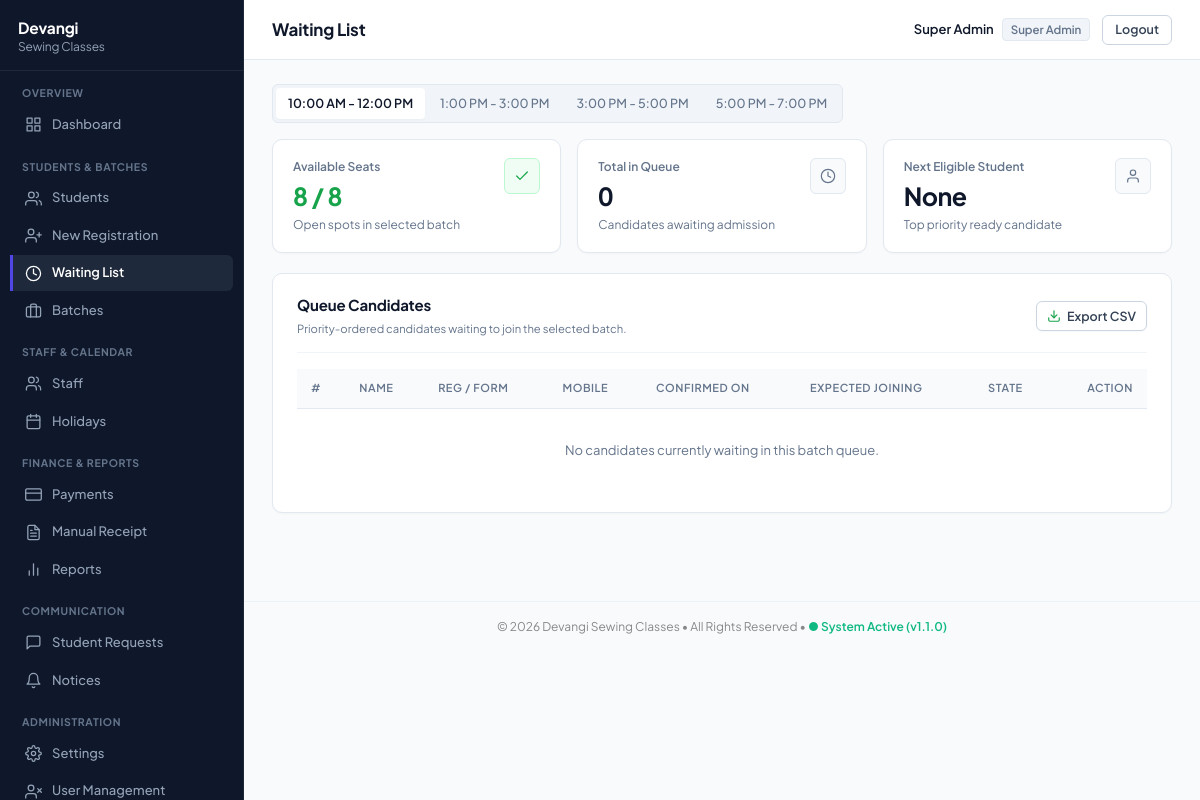
Page /public/waiting_list.php (signed in) on the committed database.
### tables this page shows
CREATE TABLE IF NOT EXISTS batches (
    id INT UNSIGNED AUTO_INCREMENT PRIMARY KEY,
    name VARCHAR(50) NOT NULL,              
    batch_days VARCHAR(100) DEFAULT NULL,   
    start_time TIME NOT NULL,
    end_time TIME NOT NULL,
    capacity INT UNSIGNED NOT NULL DEFAULT 8,
    is_active TINYINT(1) NOT NULL DEFAULT 1,
    created_at DATETIME DEFAULT CURRENT_TIMESTAMP,
    updated_at DATETIME DEFAULT CURRENT_TIMESTAMP ON UPDATE CURRENT_TIMESTAMP
);

### includes/functions.php (called while the page is built, shortened)
<?php
require_once __DIR__ . '/components/kpi_card.php';
require_once __DIR__ . '/components/export_button.php';
function e(?string $value): string
{
    return htmlspecialchars($value ?? '', ENT_QUOTES, 'UTF-8');
}

### config/database.php (called while the page is built, shortened)
<?php
class Database
{
    private static ?PDO $instance = null;
    public static function getConnection(): PDO
    {
        if (self::$instance === null) {
            $host = defined('DB_HOST') ? DB_HOST : env('DB_HOST', '127.0.0.1');
            $port = defined('DB_PORT') ? DB_PORT : env('DB_PORT', '3306');
            $name = defined('DB_NAME') ? DB_NAME : env('DB_NAME', 'devangi_sms');
            $user = defined('DB_USER') ? DB_USER : env('DB_USER', 'root');
            $pass = defined('DB_PASS') ? DB_PASS : env('DB_PASS', '');
            $charset = defined('DB_CHARSET') ? DB_CHARSET : env('DB_CHARSET', 'utf8mb4');
            $dsn = "mysql:host={$host};port={$port};dbname={$name};charset={$charset}";
            try {
                self::$instance = new PDO($dsn, $user, $pass, [
                    PDO::ATTR_ERRMODE => PDO::ERRMODE_EXCEPTION,
                    PDO::ATTR_DEFAULT_FETCH_MODE => PDO::FETCH_ASSOC,
                    PDO::ATTR_EMULATE_PREPARES => false,
                ]);
            } catch (PDOException $e) {
                $isDebug = (bool) env('APP_DEBUG', true);
                http_response_code(500);
                if (str_contains($_SERVER['REQUEST_URI'] ?? '', '/api/')) {
                    header('Content-Type: application/json');
                    echo json_encode([
                        'success' => false,
                        'error' => 'Database connection failed.',
                        'details' => $isDebug ? $e->getMessage() : null
                    ]);
                    exit;
                }
                die('Database connection failed. Please check your .env or config settings. ' .
                    ($isDebug ? '(' . htmlspecialchars($e->getMessage()) . ')' : ''));
            }
        }
        return self::$instance;
    }
}
if (!function_exists('db')) {
    function db(): PDO
    {
        return Database::getConnection();
    }
}

### includes/course_engine.php (called while the page is built, shortened)
<?php
require_once __DIR__ . '/functions.php';
function get_batch_capacity(int $batchId): int
{
    $stmt = db()->prepare("SELECT capacity FROM batches WHERE id = ?");
    $stmt->execute([$batchId]);
    return (int) $stmt->fetchColumn();
}
function count_active_students_in_batch(int $batchId): int
{
    $stmt = db()->prepare(
        "SELECT COUNT(*) FROM students WHERE joined_batch_id = ? AND status IN ('active','extended')"
    );
    $stmt->execute([$batchId]);
    return (int) $stmt->fetchColumn();
}

### includes/queue_engine.php (called while the page is built, shortened)
<?php
require_once __DIR__ . '/functions.php';
require_once __DIR__ . '/course_engine.php';
function get_next_eligible_student(int $batchId): ?array
{
    $stmt = db()->prepare(
        "SELECT wq.*, s.name, s.student_mobile, s.registration_no, s.form_no
         FROM waiting_queue wq
         JOIN students s ON s.id = wq.student_id
         WHERE wq.batch_id = ? AND wq.state IN ('waiting_ready','call_pending','called_call_later')
         ORDER BY wq.priority_date ASC
         LIMIT 1"
    );
    $stmt->execute([$batchId]);
    return $stmt->fetch() ?: null;
}
function get_batch_queue(int $batchId): array
{
    $pdo = db();
    $capacity = get_batch_capacity($batchId);
    $today = date('Y-m-d');
    $nowTime = date('H:i:s');
    $bStmt = $pdo->prepare("SELECT id, name, start_time, end_time FROM batches WHERE id = ?");
    $bStmt->execute([$batchId]);
    $batchInfo = $bStmt->fetch();
    $batchStartTime = $batchInfo['start_time'] ?? '00:00:00';
    $isBatchPassedToday = ($nowTime >= $batchStartTime);
    $tomorrow = (new DateTime($today))->modify('+1 day')->format('Y-m-d');
    $earliestAvailableDate = $isBatchPassedToday ? $tomorrow : $today;
    $stmtAct = $pdo->prepare(
        "SELECT id, name, final_expiry_date
         FROM students
         WHERE joined_batch_id = ? AND status IN ('active','extended')
         ORDER BY final_expiry_date ASC"
    );
    $stmtAct->execute([$batchId]);
    $activeStudents = $stmtAct->fetchAll();
    $validFutureStudents = [];
    $availableSeatsNow = max(0, $capacity - count($validFutureStudents));
    $seatVacancies = [];
    for ($s = 0; $s < $availableSeatsNow; $s++) {
        $seatVacancies[] = [
            'date' => $earliestAvailableDate,
            'is_currently_vacant' => true,
            'batch_passed_today' => $isBatchPassedToday,
            'batch_start_time' => $batchStartTime,
            'vacating_student_name' => null,
            'vacating_student_last_day' => null,
            'days_until_vacancy' => ($isBatchPassedToday ? 1 : 0)
        ];
    }
    usort($seatVacancies, function($a, $b) {
        return strcmp($a['date'], $b['date']);
    });
    $stmt = $pdo->prepare(
        "SELECT wq.*, s.name, s.student_mobile, s.registration_no, s.form_no,
                s.expected_joining_date, s.availability_state, s.availability_ready_date
         FROM waiting_queue wq
         JOIN students s ON s.id = wq.student_id
         WHERE wq.batch_id = ? AND wq.state NOT IN ('joined','removed')
         ORDER BY wq.priority_date ASC"
    );
    $stmt->execute([$batchId]);
    $rows = $stmt->fetchAll();
    return $rows;
}

### public/waiting_list.php (the view, shortened to what this page needs)
<?php
require_once __DIR__ . '/../includes/functions.php';
require_once __DIR__ . '/../includes/course_engine.php';
require_once __DIR__ . '/../includes/queue_engine.php';
$pdo = db();
$batches = $pdo->query("SELECT * FROM batches WHERE is_active = 1 ORDER BY start_time")->fetchAll();
$activeBatchId = (int)($_GET['batch'] ?? ($batches[0]['id'] ?? 0));
$queue = get_batch_queue($activeBatchId);
$capacity = get_batch_capacity($activeBatchId);
$activeCount = count_active_students_in_batch($activeBatchId);
$available = max(0, $capacity - $activeCount);
$next = get_next_eligible_student($activeBatchId);
require_once __DIR__ . '/../includes/layout_header.php';
?>
<div class="batch-tab-bar">
    <?php foreach ($batches as $b): ?>
        <a href="?batch=<?= (int)$b['id'] ?>" class="batch-tab-item <?= $b['id'] == $activeBatchId ? 'active' : '' ?>">
            <?= e($b['name']) ?>
        </a>
    <?php endforeach; ?>
</div>
<div class="grid grid-3" style="margin-bottom: 20px;">
    <?= render_kpi_card(
        'Available Seats',
        $available . ' / ' . $capacity,
        'Open spots in selected batch',
        '<svg width="16" height="16" viewBox="0 0 24 24" fill="none" stroke="currentColor" stroke-width="1.8" stroke-linecap="round" stroke-linejoin="round"><polyline points="20 6 9 17 4 12"/></svg>',
        $available > 0 ? 'success' : 'default'
    ) ?>
    <?= render_kpi_card(
        'Total in Queue',
        count($queue),
        'Candidates awaiting admission',
        '<svg width="16" height="16" viewBox="0 0 24 24" fill="none" stroke="currentColor" stroke-width="1.8" stroke-linecap="round" stroke-linejoin="round"><circle cx="12" cy="12" r="10"/><polyline points="12 6 12 12 16 14"/></svg>',
        count($queue) > 0 ? 'warning' : 'default'
    ) ?>
    <?= render_kpi_card(
        'Next Eligible Student',
        $next ? $next['name'] : 'None',
        'Top priority ready candidate',
        '<svg width="16" height="16" viewBox="0 0 24 24" fill="none" stroke="currentColor" stroke-width="1.8" stroke-linecap="round" stroke-linejoin="round"><path d="M20 21v-2a4 4 0 0 0-4-4H8a4 4 0 0 0-4 4v2"/><circle cx="12" cy="7" r="4"/></svg>',
        $next ? 'primary' : 'default'
    ) ?>
</div>
<div class="card">
    <div class="card-header-bar">
        <div>
            <h2>Queue Candidates</h2>
            <small class="muted">Priority-ordered candidates waiting to join the selected batch.</small>
        </div>
        <div class="action-group">
            <?= render_export_button('?batch=' . $activeBatchId . '&export=excel', 'Export CSV') ?>
        </div>
    </div>
    <div class="table-wrap">
        <table>
            <thead>
                <tr>
                    <th>#</th>
                    <th>Name</th>
                    <th>Reg / Form</th>
                    <th>Mobile</th>
                    <th>Confirmed On</th>
                    <th>Expected Joining</th>
                    <th>State</th>
                    <th class="text-right">Action</th>
                </tr>
            </thead>
            <tbody>
                <?php if (!$queue): ?>
                <tr>
                    <td colspan="8" class="muted" style="text-align: center; padding: 32px 20px;">No candidates currently waiting in this batch queue.</td>
                </tr>
                <?php endif; ?>
            </tbody>
        </table>
    </div>
</div>
<?php require_once __DIR__ . '/../includes/layout_footer.php'; ?>

### public/assets/css/app.css (style rules this page uses)
:root { --primary: #4F46E5; --primary-hover: #4338CA; --primary-light: #EEF2FF; --primary-border: #C7D2FE; --secondary: #64748B; --navy: #0F172A; --navy-light: #1E293B; --bg: #F8FAFC; --card-bg: #FFFFFF; --surface-subtle: #F1F5F9; --sidebar-bg: #0F172A; --sidebar-active: #1E293B; --text: #0F172A; --text-body: #334155; --muted: #64748B; --border: #E2E8F0; --border-light: #F1F5F9; --border-input: #CBD5E1; --hover-bg: #EEF2FF; --success: #16A34A; --success-hover: #15803D; --success-bg: #F0FDF4; --success-border: #BBF7D0; --warning: #D97706; --warning-hover: #B45309; --warning-bg: #FFFBEB; --warning-border: #FDE68A; --danger: #DC2626; --danger-hover: #B91C1C; --danger-bg: #FEF2F2; --danger-border: #FECACA; --shadow-xs: 0 1px 2px 0 rgba(15, 23, 42, 0.03); --shadow-sm: 0 1px 3px 0 rgba(15, 23, 42, 0.05), 0 1px 2px 0 rgba(15, 23, 42, 0.03); --shadow-md: 0 4px 12px -2px rgba(15, 23, 42, 0.08); --radius-sm: 4px; --radius: 6px; --radius-lg: 10px; }
*, *::before, *::after { box-sizing: border-box; }
body { margin: 0; font-family: 'Plus Jakarta Sans', 'Anek Gujarati', -apple-system, BlinkMacSystemFont, "Segoe UI", Roboto, sans-serif; background-color: var(--bg); color: var(--text-body); font-size: 13.5px; line-height: 1.5; -webkit-font-smoothing: antialiased; }
a { color: var(--primary); text-decoration: none; transition: color 0.15s ease; }
.card { background: var(--card-bg); border: 1px solid var(--border); border-radius: var(--radius-lg); padding: 20px 24px; margin-bottom: 20px; box-shadow: var(--shadow-xs); }
.card h2 { font-size: 15px; font-weight: 700; margin: 0 0 2px; color: var(--text); letter-spacing: -0.01em; }
.card-header-bar { display: flex; justify-content: space-between; align-items: center; flex-wrap: wrap; gap: 12px; margin-bottom: 16px; padding-bottom: 14px; border-bottom: 1px solid var(--border-light); }
.action-group { display: inline-flex; align-items: center; gap: 8px; flex-wrap: wrap; }
.grid { display: grid; gap: 16px; }
.grid-3 { grid-template-columns: repeat(3, 1fr); }
.batch-tab-bar { background: var(--surface-subtle); border: 1px solid var(--border); border-radius: var(--radius); padding: 3px; display: inline-flex; gap: 3px; flex-wrap: wrap; align-items: center; margin-bottom: 16px; max-width: 100%; }
.batch-tab-item { padding: 6px 12px; border-radius: var(--radius-sm); font-weight: 500; font-size: 12.5px; color: var(--muted); text-decoration: none; transition: all 0.15s ease; display: inline-block; }
.batch-tab-item.active { background: #FFFFFF; color: var(--text); font-weight: 600; box-shadow: var(--shadow-xs); }
.table-wrap { width: 100%; overflow-x: auto; -webkit-overflow-scrolling: touch; }
table { width: 100%; border-collapse: collapse; font-size: 13px; }
th, td { padding: 11px 14px; text-align: left; border-bottom: 1px solid var(--border-light); vertical-align: middle; }
th { background: #F8FAFC; color: var(--muted); font-weight: 600; font-size: 11px; text-transform: uppercase; letter-spacing: 0.05em; border-bottom: 1px solid var(--border); white-space: nowrap; }
tr:last-child td { border-bottom: none; }
.muted, .text-muted { color: var(--muted); }
.text-right { text-align: right; }

### rows in the picture
batches: name "10:00 AM - 12:00 PM"
batches: name "1:00 PM - 3:00 PM"
batches: name "3:00 PM - 5:00 PM"
batches: name "5:00 PM - 7:00 PM"

### other values in the picture
$brandMain "Devangi"
$brandSub "Sewing Classes"
$pageTitle "Waiting List"
$user['name'] "Super Admin"
$user['role_display'] "Super Admin"
$label "Available Seats Total in Queue Next Eligible Student"
$value "8 / 8 0 None"
$subtext "Open spots in selected batch Candidates awaiting admission Top priority ready candidate"
$label "Export CSV"
get_setting('business_name', 'Devangi Sewing Classes') "Devangi Sewing Classes"
